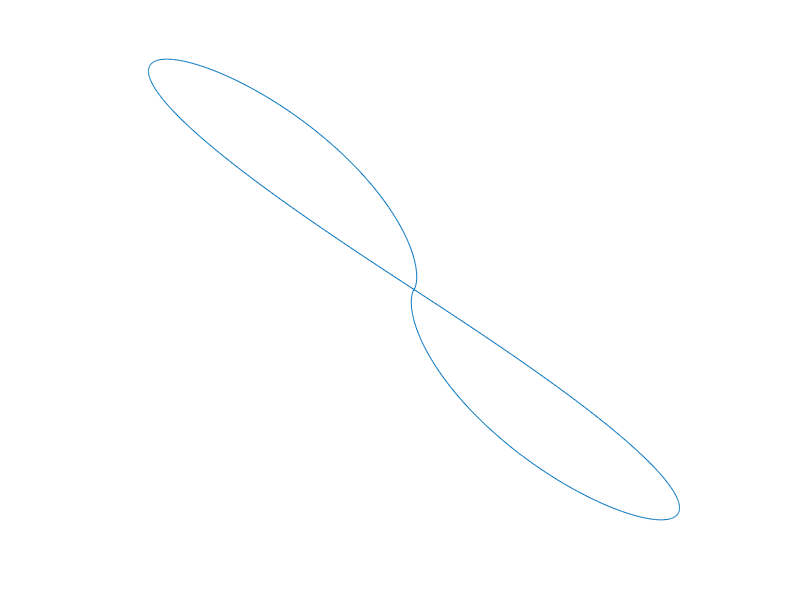
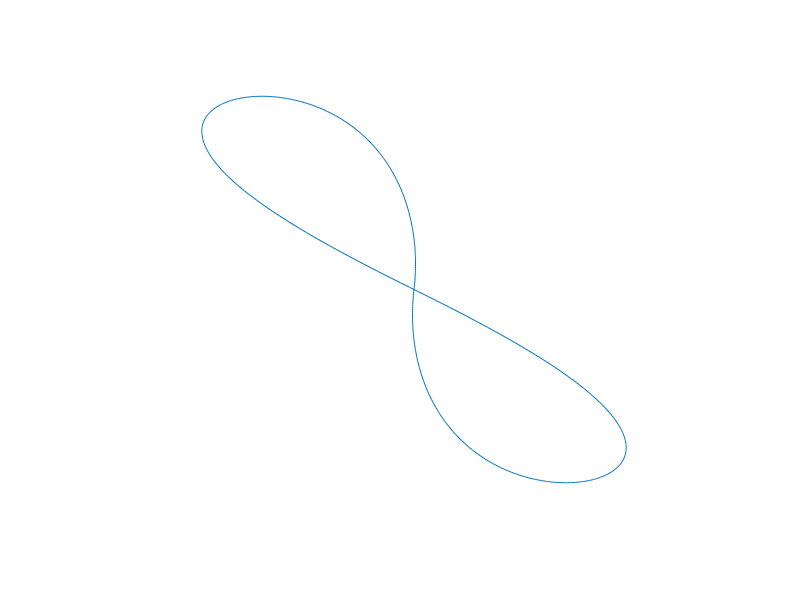
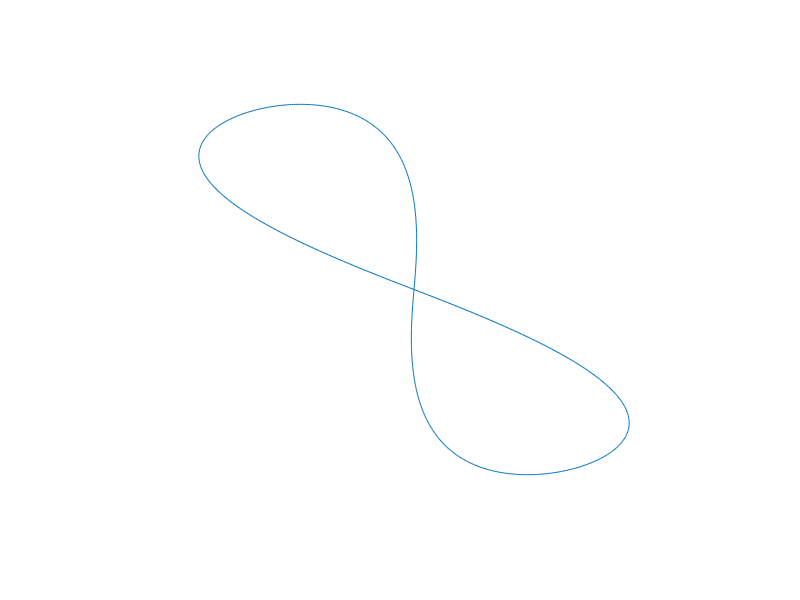
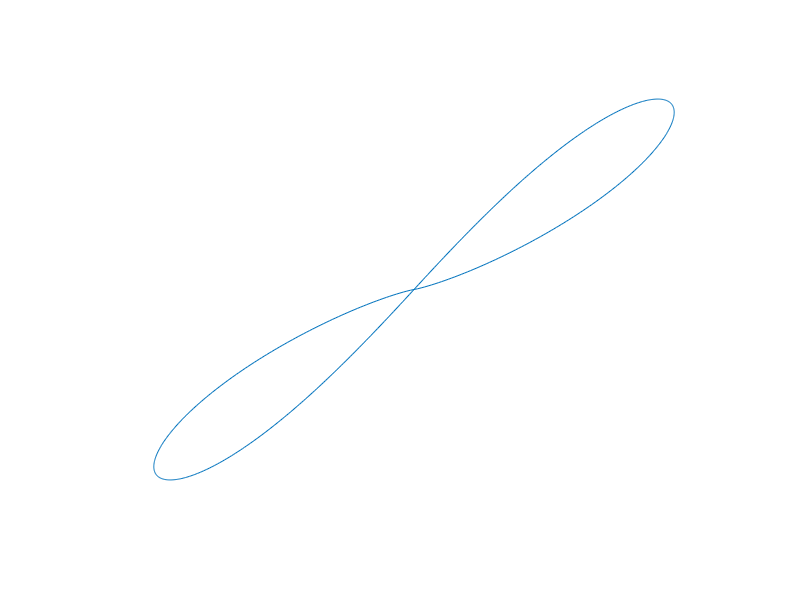

Recreate these plots in MATLAB, in order.
clear all
close all

fig = figure('Renderer', 'painters', 'Position', [200 200 10 90]);
set(gca,'XTick',[], 'YTick', [])
set(gca,'visible','off')
box off
data = zeros(10,8);
for i = 1:500
%     rand
% a = 1;
% b = 1.2;
% m = 1;
% th = pi/2;
a = 1;
b = 1.1 + 1.4*rand;
m = 1 + 2*rand;
th = 0 + pi/2 * rand;

l = 300;

s = 0 : (pi^(1/a))/l : (pi^(1/a));
t = 0 : (pi^(1/b))/l : (pi^(1/b));
x = m*(cos(th).*sin(s.^a) - sin(th).*sin(t.^b));
y = m*(sin(th).*sin(s.^a) + cos(th).*sin(t.^b));
data(i,1) = i;
data(i,2) = b;
data(i,3) = m;
data(i,4) = th;
data(i,5) = b;
data(i,6) = m;
data(i,7) = th;
data(i,8) = 1;
% m1 = m + m*(-0.1+0.2*rand);
% th1 = th + th*(-0.1+0.2*rand);
% b1 = b + b*(-0.1+0.2*rand);
% s1 = 0 : (pi^(1/a))/l : (pi^(1/a));
% t1 = 0 : (pi^(1/b1))/l : (pi^(1/b1));
% x1 = m1*(cos(th1).*sin(s1.^a) - sin(th1).*sin(t1.^b1));
% y1 = m1*(sin(th1).*sin(s1.^a) + cos(th1).*sin(t1.^b1));

xx = [x -x];
yy = [y -y];


plot(xx,yy)
set(gca,'XTick',[], 'YTick', [])
set(gca,'visible','off')
box off
saveas(fig,sprintf('fig%d.bmp',i),'bmpmono');
end
fileID = fopen('data_res.txt','w');
fprintf(fileID,'%3.0f %1.3f %1.3f %1.3f %1.3f %1.3f %1.3f %1.0f\r\n',data.');
fclose(fileID);

